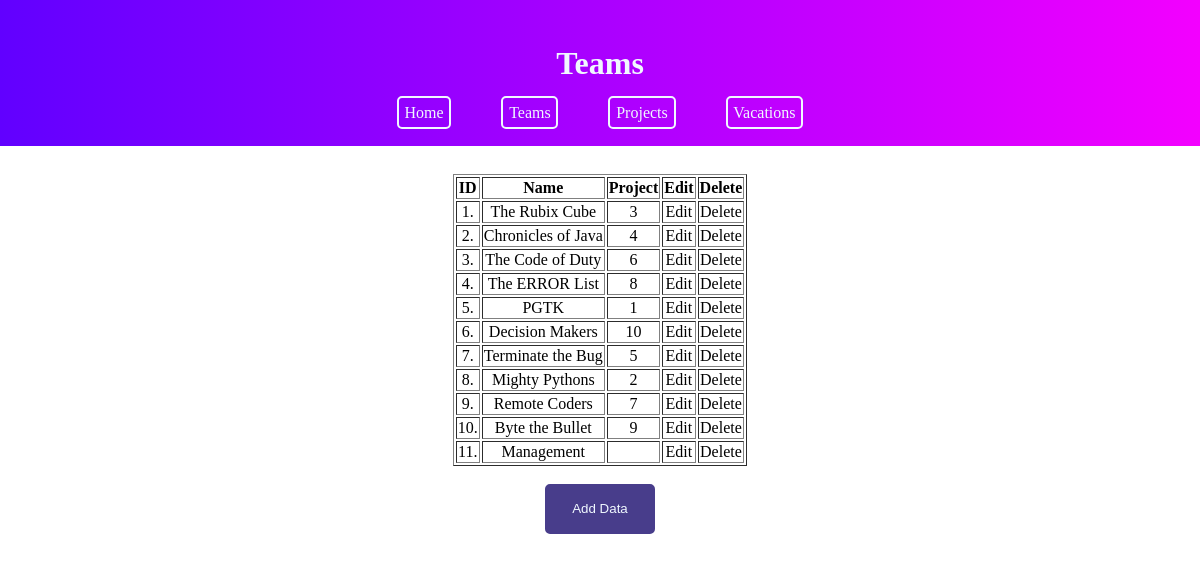
Page /Site/teams/teams.php on the committed database.
### tables this page shows
CREATE TABLE Teams (id INTEGER PRIMARY KEY, name STRING (15), project STRING (20));

### Site/teams/teams.php (the view, shortened to what this page needs)
<!DOCTYPE html>
<html lang="en">
<head>
    <link rel="stylesheet" href="../style.css">
</head>
<body>
    <header>
        <h1>Teams</h1>
        <nav>
            <a href="../index.php">Home</a>
            <a href="../teams/teams.php">Teams</a>
            <a href="../projects/projects.php">Projects</a>
            <a href="../vacations/vacations.php">Vacations</a>
        </nav>
    </header>
    <div class="div_align scrollable">
        <?php
        if (!isset($_POST['addbttn'])) {
            $pdo = new PDO('sqlite:../../Database.db');
            $statement = $pdo->query("SELECT * FROM Teams");
            $teams = $statement->fetchAll(PDO::FETCH_ASSOC);
            echo "<br><table border = 1>";
            echo "
            <tr>
                <td><b>ID<b></td>
                <td><b>Name<b></td>
                <td><b>Project<b></td>
                <td><b>Edit<b></td>
                <td><b>Delete<b></td>
            </tr>";
            foreach ($teams as $row => $data) {
                echo "<tr>";
                echo "<td>" . $data['id'] . "." . "</td>";
                echo "<td>" . $data['name'] . "</td>";
                echo "<td>" . $data['project'] . "</td>";
                echo "<td align='center'>" ?> <a class='a_links' href="teams_update.php?id=<?php echo $data['id']; ?>">Edit</a></td> <?php
                echo "<td align='center'>" ?> <a class='a_links' href="teams_delete.php?id=<?php echo $data['id']; ?>">Delete</a></td>
        <?php
                echo "</tr>";
            }
            echo "</table>";
        } else {
            header("Location: teams_add.php");
        }
        ?>
        <form method="post">
            <div class="buttons">
                <br>
                <input class="actionbttns" type="submit" name="addbttn" value="Add Data">
            </div>
        </form>
    </div>
</body>
</html>

### Site/style.css (style rules this page uses)
header { text-align: center; width: auto; background: rgb(97, 0, 255); background: linear-gradient(90deg, rgba(97, 0, 255, 1) 0%, rgba(243, 0, 255, 1) 100%); color: aliceblue; padding: 2%; }
a { color: aliceblue; text-decoration: none; border-width: 2px; border-style: solid; border-color: aliceblue; margin: 2%; border-radius: 5px; padding: 0.5%; }
.buttons { text-align: center; }
body { margin: 0; }
table { text-align: center; margin-left: auto; margin-right: auto; }
.actionbttns { background-color: darkslateblue; border-width: 2px; width: 110px; height: 50px; border-style: solid; border-color: darkslateblue; border-radius: 5px; color: aliceblue; text-align: center; box-sizing: border-box; }
.div_align { text-align: center; align-items: center; margin: auto; width: 50%; padding: 10px; }
.a_links { color: initial; text-decoration: initial; border-width: initial; border-style: initial; border-color: initial; margin: initial; border-radius: initial; padding: initial; }
.scrollable { overflow: auto; }

### rows in the picture
teams: id "1", name "The Rubix Cube", project "3"
teams: id "2", name "Chronicles of Java", project "4"
teams: id "3", name "The Code of Duty", project "6"
teams: id "4", name "The ERROR List", project "8"
teams: id "5", name "PGTK", project "1"
teams: id "6", name "Decision Makers", project "10"
teams: id "7", name "Terminate the Bug", project "5"
teams: id "8", name "Mighty Pythons", project "2"
teams: id "9", name "Remote Coders", project "7"
teams: id "10", name "Byte the Bullet", project "9"
teams: id "11", name "Management"
